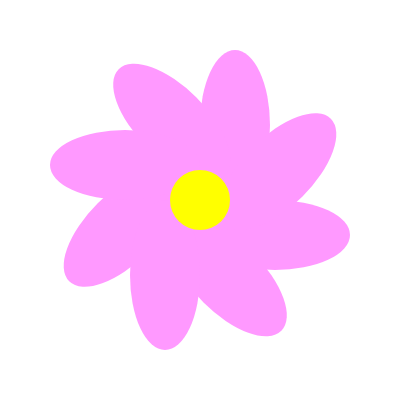
Frame 1 (no input)
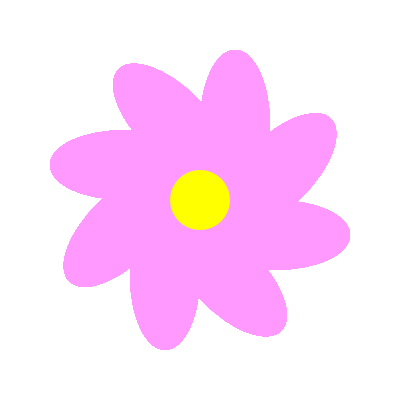
Frame 60 (no input)
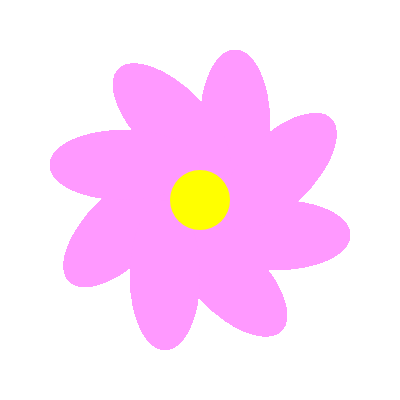
Frame 120 (the mouse pressed at the canvas centre since frame 60)

The p5.js sketch that drew these frames (run headless with seeded random() and noise() and a simulated clock; from frame 60 on, the mouse is pressed at the canvas centre):

// p5.js sketch
// ── sketch.js
// Erika Mesh
// IGME-609
// Translate, rotate, color, and ellipse mode demo

function setup() {
  createCanvas(400, 400);
}

function draw() {
  // Make all the petals pink with
  // no outline
  fill(255,153,255);
  noStroke();
  
  // To make life easy, tell p5 that the center
  // of the canvas is point 0,0
  translate(200,200);
  
  // This is also going to be easier if we
  // draw all out petals starting from a
  // corner vs. the center
  ellipseMode(CORNER);
  
  // 8 petals, working our way around
  // The petals look angled b/c this rotates
  // around a corner, not the very end.
  ellipse(0,0,150,70);
  
  rotate(QUARTER_PI);
  ellipse(0,0,150,70);
  
  rotate(HALF_PI);
  ellipse(0,0,150,70);
  
  rotate(HALF_PI + QUARTER_PI);
  ellipse(0,0,150,70);
  
  rotate(PI);
  ellipse(0,0,150,70);
  
  rotate(PI + QUARTER_PI);
  ellipse(0,0,150,70);
  
  rotate(PI + HALF_PI);
  ellipse(0,0,150,70);
  
  rotate(PI + HALF_PI + QUARTER_PI);
  ellipse(0,0,150,70);
  
  // Back to no rotation
  rotate(0);
  
  // Draw a yellow center
  fill(255,255,0);
  ellipseMode(CENTER);
  ellipse(0,0,60);
  
  
}
